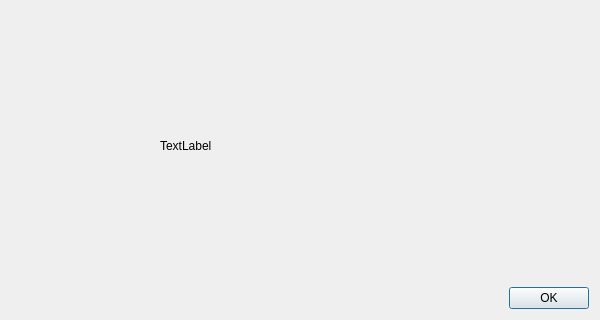
<?xml version="1.0" encoding="UTF-8"?>
<ui version="4.0">
 <class>AboutDialog</class>
 <widget class="QDialog" name="AboutDialog">
  <property name="geometry">
   <rect>
    <x>0</x>
    <y>0</y>
    <width>600</width>
    <height>320</height>
   </rect>
  </property>
  <property name="windowTitle">
   <string>Dialog</string>
  </property>
  <layout class="QGridLayout" name="gridLayout">
   <item row="2" column="0" colspan="4">
    <widget class="QDialogButtonBox" name="buttonBox">
     <property name="orientation">
      <enum>Qt::Horizontal</enum>
     </property>
     <property name="standardButtons">
      <set>QDialogButtonBox::Ok</set>
     </property>
    </widget>
   </item>
   <item row="1" column="0">
    <widget class="QLabel" name="logo2">
     <property name="text">
      <string/>
     </property>
     <property name="pixmap">
      <pixmap resource="../pviz.qrc">:/Icons/salsa.png</pixmap>
     </property>
     <property name="alignment">
      <set>Qt::AlignLeading|Qt::AlignLeft|Qt::AlignTop</set>
     </property>
    </widget>
   </item>
   <item row="0" column="0">
    <widget class="QLabel" name="logo1">
     <property name="text">
      <string/>
     </property>
     <property name="pixmap">
      <pixmap resource="../pviz.qrc">:/Icons/pviz.png</pixmap>
     </property>
     <property name="alignment">
      <set>Qt::AlignCenter</set>
     </property>
    </widget>
   </item>
   <item row="0" column="1" rowspan="2" colspan="3">
    <widget class="QLabel" name="about">
     <property name="text">
      <string>TextLabel</string>
     </property>
    </widget>
   </item>
  </layout>
 </widget>
 <resources>
  <include location="../pviz.qrc"/>
 </resources>
 <connections>
  <connection>
   <sender>buttonBox</sender>
   <signal>accepted()</signal>
   <receiver>AboutDialog</receiver>
   <slot>accept()</slot>
   <hints>
    <hint type="sourcelabel">
     <x>248</x>
     <y>254</y>
    </hint>
    <hint type="destinationlabel">
     <x>157</x>
     <y>274</y>
    </hint>
   </hints>
  </connection>
  <connection>
   <sender>buttonBox</sender>
   <signal>rejected()</signal>
   <receiver>AboutDialog</receiver>
   <slot>reject()</slot>
   <hints>
    <hint type="sourcelabel">
     <x>316</x>
     <y>260</y>
    </hint>
    <hint type="destinationlabel">
     <x>286</x>
     <y>274</y>
    </hint>
   </hints>
  </connection>
 </connections>
</ui>
